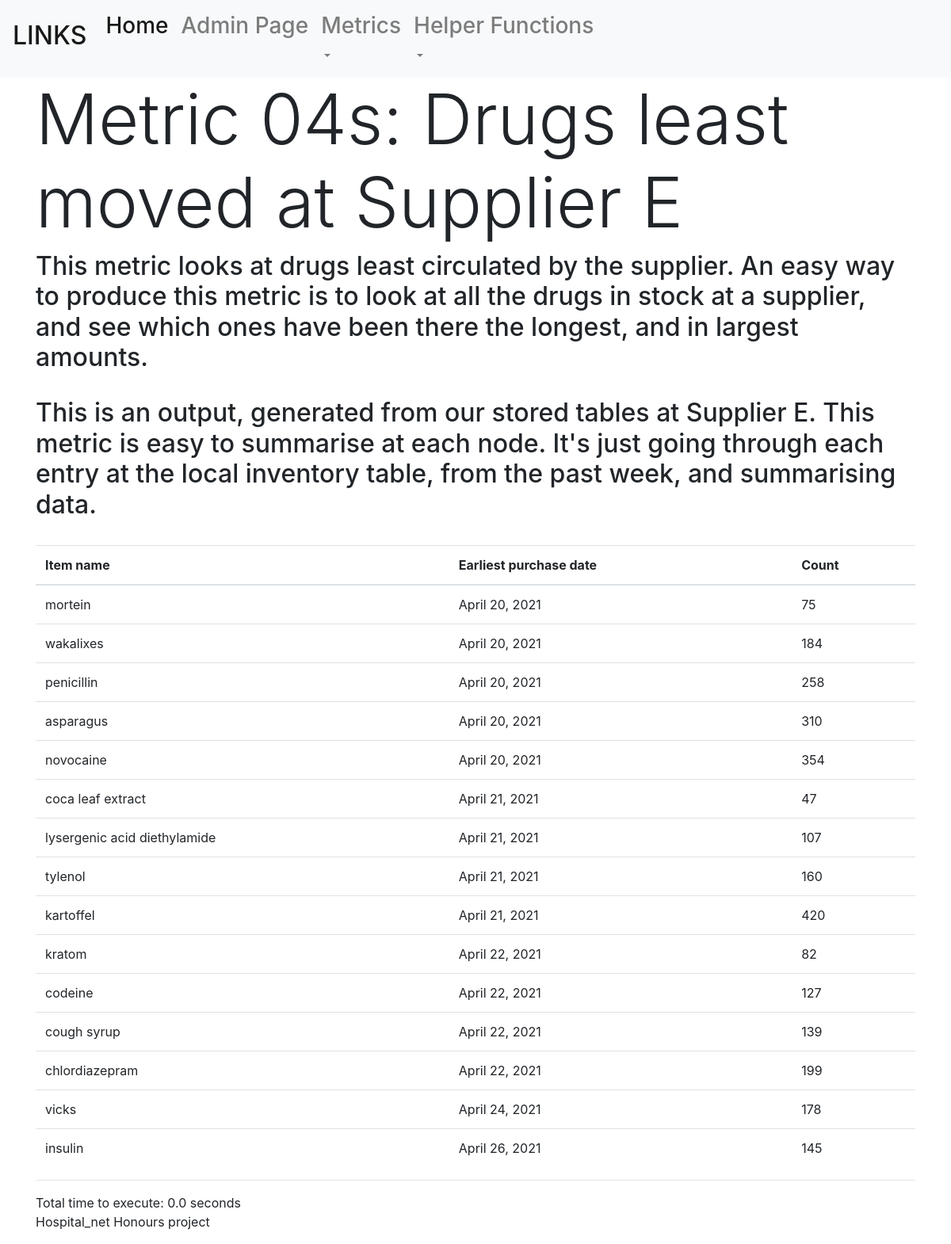
/metric_04/, run on the app's committed database.
### hospital/models.py (models this page shows, shortened)
class supp_inv(models.Model):
    supp_name = models.CharField(choices=supplier_names, max_length=10)
    itemname = models.CharField(max_length=200)
    quantity = models.IntegerField()
    sold = models.BooleanField(default=False)
    date = models.DateField(verbose_name="Inventory date")

### hospital_net/views.py (the view)
# urls.py: path('metric_04/', views.metric_04_viewpage),
def metric_04_viewpage(request, supplier = 'E'):
    counts = dict()
    dates = dict()
    data = []
    objs = supp_inv.objects.filter(sold=True)
    start = time.time()
    for obj in objs:
        if obj.itemname not in counts.keys():
            counts[obj.itemname] = obj.quantity
        else:
            counts[obj.itemname]+=obj.quantity
        if obj.itemname not in dates.keys():
            dates[obj.itemname] = obj.date
        else:
            dates[obj.itemname] = min(dates[obj.itemname], obj.date)
    for key, value in counts.items():
        temp = (key, dates[key], value)
        data.append(temp)
    data.sort(key=lambda i: ( i[1], i[2] ))
    end = time.time()-start
    print(counts)
    return render(request, 'hospital/metric_04.html', context={"data": data, "supplier": supplier, "exectime": end})

### hospital/templates/hospital/metric_04.html
{% extends "hospital/base.html" %}
{% block content %}
    <h1 class="display-2">
        Metric 04s: Drugs least moved at Supplier {{supplier}}
    </h1>
    <h2>
    This metric looks at drugs least circulated by the supplier. An easy way to produce this metric is to look at all the drugs in stock at a supplier, and see which ones have been there the longest, and in largest amounts.
    </h2>
    <br>
    <h2>
    This is an output, generated from our stored tables at Supplier {{supplier}}. This metric is easy to summarise at each node. It's just going through each entry at the local inventory table, from the past week, and summarising data.
    </h2>
    <br>
    <table class="table">
        <thead>
            <tr>
                <th scope="col">Item name</th>
                <th scope="col">Earliest purchase date</th>
                <th scope="col">Count</th>
            </tr>
        </thead>
        <tbody>
        {% for key,date,count in data %}
            <tr>
                <td>{{ key }}</td>
                <td>{{ date }}</td>
                <td>{{ count }}</td>
            </tr>
        {% endfor %}
        </tbody>
        </table>
    <hr>
    Total time to execute: {{exectime}} seconds
{% endblock content %}

### data on the page
supp_inv: data "mortein", data "April 20, 2021"
supp_inv: data "wakalixes"
supp_inv: data "April 20, 2021"
supp_inv: data "penicillin"
supp_inv: data "April 20, 2021"
supp_inv: data "asparagus"
supp_inv: data "April 20, 2021"
supp_inv: data "novocaine"
supp_inv: data "April 20, 2021"
supp_inv: data "coca leaf extract", data "April 21, 2021"
supp_inv: data "lysergenic acid diethylamide"
supp_inv: data "April 21, 2021"
supp_inv: data "tylenol", data "April 21, 2021"
supp_inv: data "kartoffel"
supp_inv: data "April 21, 2021"
supp_inv: data "kratom"
supp_inv: data "April 22, 2021"
supp_inv: data "codeine"
supp_inv: data "April 22, 2021"
supp_inv: data "cough syrup", data "April 22, 2021"
supp_inv: data "chlordiazepram"
supp_inv: data "April 22, 2021"
supp_inv: data "vicks", data "April 24, 2021"
supp_inv: data "insulin", data "April 26, 2021"

### other printed values
{{ supplier }} "E"
{{ count }} "75" "184" "258" "310" "354" "47" "107" "160" "420" "82" "127" "139" "199" "178" "145"
